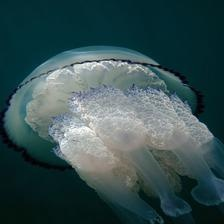
#> input picture barrel_jellyfish/03.jpg, 224 x 224 px, found by its file name; its folder holds only this picture in this run
$ jupyter execute --allow-errors 'Jellyfish - Histogram analysis.ipynb'
#> lines starting #> are read from the running program, lines starting #| are printed output that depends on the picture; after the words box and inside, x2 and y2 are one past the last pixel; in counts of white or black regions, pixels touching at a corner belong together
해파리 이미지는 각 종류마다 색깔이 다른데
히스토그램을 사용하면 이러한 해파리 이미지 데이터를 분석하기에 좋지 않을까..?

상관관계 (Correlation)
두 이미지가 가진 전체적인 색상 패턴을 비교
두 해파리가 비슷한 색상을 전체적으로 가지고 있다면 상관관계 값이 높게 나옴

교차 (Intersection)
두 히스토그램에서 겹치는 영역만 계산
교차 방식은 두 히스토그램의 공통 부분만을 측정하므로 특정 색상의 유사성을 확인하는 데 좋음

히스토그램은 이미지의 픽셀 값 분포만을 고려하므로 해파리 모양과 같은 구조적 특성 반영하지 못함

[cell 1]
import cv2
import numpy as np
import os
import matplotlib.pyplot as plt
from pathlib import Path

def load_image_per_class(dataset_path, classes, image_indices=None):
    class_images = {}
    class_hists = {}
    class_image_paths = {}

    for i, cls in enumerate(classes):
        class_dir = os.path.join(dataset_path, cls)
        if not os.path.exists(class_dir):
            print(f"경고: {class_dir} 디렉토리가 존재하지 않습니다.")
            continue

        images = sorted(os.listdir(class_dir))
        if not images:
            print(f"경고: {class_dir}에 이미지가 없습니다.")
            continue

        # 특정 인덱스의 이미지를 선택 (기본값: 첫 번째 이미지)
        idx = image_indices[i] if image_indices and i < len(image_indices) else 0
        img_name = images[idx]
        img_path = os.path.join(class_dir, img_name)

        img = cv2.imread(img_path)
#> img is the input picture: shape (224, 224, 3); mean B, G, R 80.7, 78.8, 54.2
        if img is None:
            print(f"경고: {img_path} 이미지를 로드할 수 없습니다.")
            continue

        # 히스토그램 계산 (HSV 색상 공간)
        hsv = cv2.cvtColor(img, cv2.COLOR_BGR2HSV)
#> hsv: shape (224, 224, 3); mean H, S, V 85.8, 147.9, 82.6
        hist = cv2.calcHist([hsv], [0, 1], None, [180, 256], [0, 180, 0, 256])
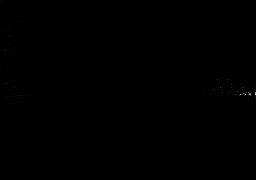
#> hist: shape (180, 256) float32; min 0, max 1591, mean 1.1; drawn with min black and max white
        cv2.normalize(hist, hist, 0, 1, cv2.NORM_MINMAX)
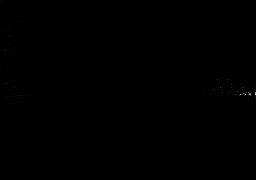
#> hist: shape (180, 256) float32; 12.4% of pixels changed, all inside (x1, y1, x2, y2) = (0, 0, 256, 166)

        # 클래스별로 이미지 저장
        class_images[cls] = img
        class_hists[cls] = hist
        class_image_paths[cls] = img_path

    return class_hists, class_images, class_image_paths

def calculate_similarity_single_image(class_hists, classes):
    """클래스 간 하나의 이미지씩 비교"""
    methods = [cv2.HISTCMP_CORREL, cv2.HISTCMP_INTERSECT] # 비교 방법 목록
    method_names = ['Correlation', 'Intersection']
    similarity_results = {method: [] for method in method_names}

    # 클래스 쌍 생성
    class_pairs = [(classes[i], classes[j]) for i in range(len(classes)) for j in range(i + 1, len(classes))]

    for i, method in enumerate(methods):
        for cls1, cls2 in class_pairs:
            hist1 = class_hists[cls1]
            hist2 = class_hists[cls2]

            # 두 히스토그램 간 유사도 계산
            ret = cv2.compareHist(hist1, hist2, method)
            if method == cv2.HISTCMP_INTERSECT:
                ret /= np.sum(hist1)  # 교차 방식 정규화

            similarity_results[method_names[i]].append((cls1, cls2, ret))

    return similarity_results

def visualize_comparisons(similarity_results, class_images, class_image_paths):
    """클래스 간 비교 결과 시각화"""
    for method_name in ['Correlation', 'Intersection']:
        results = similarity_results[method_name]

        # 유사도 상위 5쌍 추출
        reverse_sort = True  # 값이 클수록 유사
        sorted_results = sorted(results, key=lambda x: x[2], reverse=reverse_sort)[:5]

        for cls1, cls2, score in sorted_results:
            img1_path = class_image_paths[cls1]
            img2_path = class_image_paths[cls2]

            plt.figure(figsize=(10, 5))

            # 첫 번째 이미지 표시
            plt.subplot(1, 2, 1)
            plt.imshow(cv2.cvtColor(class_images[cls1], cv2.COLOR_BGR2RGB))
            plt.title(f"{cls1}\n({os.path.basename(img1_path)})")
            plt.axis('off')

            # 두 번째 이미지 표시
            plt.subplot(1, 2, 2)
            plt.imshow(cv2.cvtColor(class_images[cls2], cv2.COLOR_BGR2RGB))
            plt.title(f"{cls2}\n({os.path.basename(img2_path)})")
            plt.axis('off')

            plt.suptitle(f"{method_name}: {score:.4f}")
            plt.show()

def main():
    dataset_path = Path.home() / 'aiffel/jellyfish/Train_Test_Valid/Train'

    classes = [
        "barrel_jellyfish",
        "blue_jellyfish",
        "compass_jellyfish",
        "lions_mane_jellyfish",
        "mauve_stinger_jellyfish",
        "Moon_jellyfish"
    ]

    # 각 클래스에서 사용할 이미지의 인덱스 지정
    image_indices = [0, 108, 0, 0, 0, 32]  # 각 클래스의 이미지 인덱스

    # 각 클래스에서 지정된 인덱스의 이미지 로드 및 히스토그램 계산
    class_hists, class_images, class_image_paths = load_image_per_class(dataset_path, classes, image_indices)
#> class_hists = 1 item; class_images = 1 item; class_image_paths = 1 item

    # 유사도 계산 (클래스당 하나의 이미지 사용)
    similarity_results = calculate_similarity_single_image(class_hists, classes)

    # 시각화 (상위 유사도 쌍 표시)
    visualize_comparisons(similarity_results, class_images, class_image_paths)

#> (the rest of this cell did not finish here and is left out)
